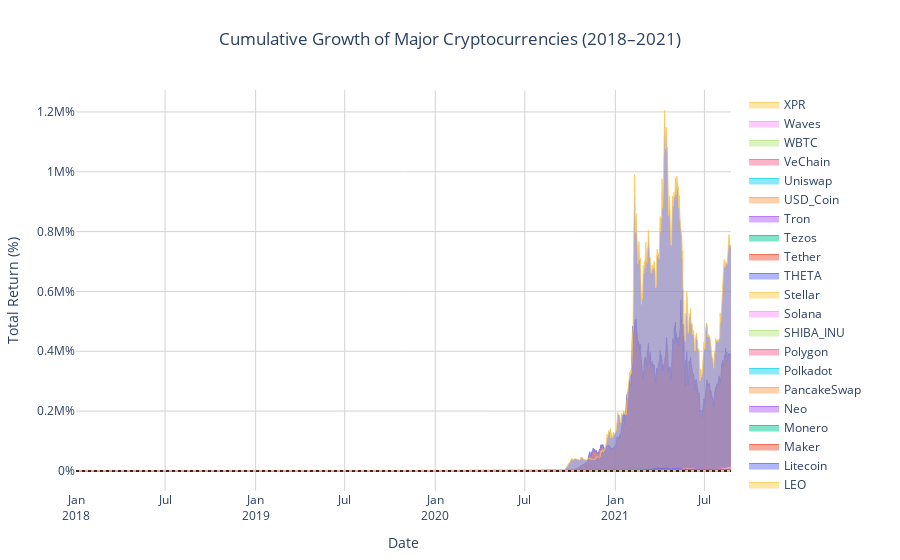

Notebook code cell kept with this figure:
### Markdown cell above
### Cumulative Return Analysis (2018-2021)

### Code cell
mask = (t50["Date"] >= "2018-01-01") & (t50["Date"] <= "2021-12-31")
filtered = t50.loc[mask].sort_values(["Currency_Name", "Date"]).copy()
filtered["Cumulative Return"] = (
    (1 + filtered["Change %"] / 100)
    .groupby(filtered["Currency_Name"])
    .cumprod() - 1
) * 100

fig = go.Figure()

for currency, subset in filtered.groupby("Currency_Name"):
    fig.add_trace(
        go.Scatter(
            x=subset["Date"],
            y=subset["Cumulative Return"],
            mode="lines",
            name=currency,
            line=dict(width=0.8),
            fill="tonexty",
            opacity=0.5
        )
    )

fig.add_hline(y=0, line=dict(color="black", width=1.5, dash="dot"))

fig.update_layout(
    title="Cumulative Growth of Major Cryptocurrencies (2018–2021)",
    title_x=0.5,
    xaxis_title="Date",
    yaxis_title="Total Return (%)",
    template="plotly_white",
    showlegend=True,
    margin=dict(l=60, r=40, t=90, b=60)
)

fig.update_xaxes(dtick="M6", tickformat="%b\n%Y", showgrid=True, gridcolor="lightgray")
fig.update_yaxes(ticksuffix="%", showgrid=True, gridcolor="lightgray", zeroline=True)

fig.show()
